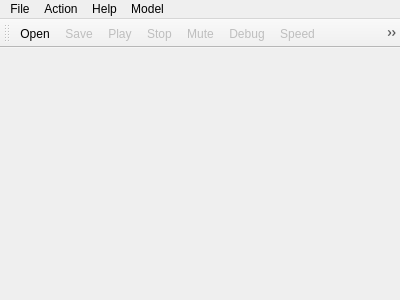
<?xml version="1.0" encoding="UTF-8"?>
<ui version="4.0">
 <class>MainWindow</class>
 <widget class="QMainWindow" name="MainWindow">
  <property name="geometry">
   <rect>
    <x>0</x>
    <y>0</y>
    <width>400</width>
    <height>300</height>
   </rect>
  </property>
  <property name="minimumSize">
   <size>
    <width>160</width>
    <height>172</height>
   </size>
  </property>
  <property name="windowTitle">
   <string>MainWindow</string>
  </property>
  <widget class="QWidget" name="centralWidget">
   <layout class="QVBoxLayout" name="verticalLayout"/>
  </widget>
  <widget class="QMenuBar" name="menuBar">
   <property name="geometry">
    <rect>
     <x>0</x>
     <y>0</y>
     <width>400</width>
     <height>22</height>
    </rect>
   </property>
   <widget class="QMenu" name="menuFile">
    <property name="title">
     <string>File</string>
    </property>
    <addaction name="actionOpen"/>
    <addaction name="actionSave"/>
    <addaction name="actionSnapshot"/>
    <addaction name="actionLoad_Snapshot"/>
   </widget>
   <widget class="QMenu" name="menuAction">
    <property name="title">
     <string>Action</string>
    </property>
    <addaction name="actionPlay"/>
    <addaction name="actionStop"/>
    <addaction name="actionMute"/>
    <addaction name="actionSpeed"/>
   </widget>
   <widget class="QMenu" name="menuHelp">
    <property name="title">
     <string>Help</string>
    </property>
    <addaction name="actionDebug"/>
   </widget>
   <widget class="QMenu" name="menuModel">
    <property name="title">
     <string>Model</string>
    </property>
    <addaction name="actionDefault"/>
    <addaction name="actionDMG"/>
    <addaction name="actionCGB"/>
   </widget>
   <addaction name="menuFile"/>
   <addaction name="menuAction"/>
   <addaction name="menuHelp"/>
   <addaction name="menuModel"/>
  </widget>
  <widget class="QToolBar" name="mainToolBar">
   <property name="enabled">
    <bool>true</bool>
   </property>
   <property name="iconSize">
    <size>
     <width>16</width>
     <height>16</height>
    </size>
   </property>
   <attribute name="toolBarArea">
    <enum>TopToolBarArea</enum>
   </attribute>
   <attribute name="toolBarBreak">
    <bool>false</bool>
   </attribute>
   <addaction name="actionOpen"/>
   <addaction name="actionSave"/>
   <addaction name="actionPlay"/>
   <addaction name="actionStop"/>
   <addaction name="actionMute"/>
   <addaction name="actionDebug"/>
   <addaction name="actionSpeed"/>
   <addaction name="actionSnapshot"/>
   <addaction name="actionLoad_Snapshot"/>
  </widget>
  <action name="actionOpen">
   <property name="checkable">
    <bool>false</bool>
   </property>
   <property name="checked">
    <bool>false</bool>
   </property>
   <property name="enabled">
    <bool>true</bool>
   </property>
   <property name="icon">
    <iconset resource="resource.qrc">
     <normaloff>:/resources/open.png</normaloff>:/resources/open.png</iconset>
   </property>
   <property name="text">
    <string>Open</string>
   </property>
   <property name="shortcut">
    <string>Ctrl+O</string>
   </property>
  </action>
  <action name="actionPlay">
   <property name="enabled">
    <bool>false</bool>
   </property>
   <property name="icon">
    <iconset resource="resource.qrc">
     <normaloff>:/resources/pause.png</normaloff>:/resources/pause.png</iconset>
   </property>
   <property name="text">
    <string>Play</string>
   </property>
   <property name="shortcut">
    <string>Ctrl+P</string>
   </property>
  </action>
  <action name="actionStop">
   <property name="enabled">
    <bool>false</bool>
   </property>
   <property name="icon">
    <iconset resource="resource.qrc">
     <normaloff>:/resources/stop.png</normaloff>:/resources/stop.png</iconset>
   </property>
   <property name="text">
    <string>Stop</string>
   </property>
   <property name="shortcut">
    <string>Ctrl+S</string>
   </property>
  </action>
  <action name="actionMute">
   <property name="enabled">
    <bool>false</bool>
   </property>
   <property name="icon">
    <iconset resource="resource.qrc">
     <normaloff>:/resources/sound.png</normaloff>:/resources/sound.png</iconset>
   </property>
   <property name="text">
    <string>Mute</string>
   </property>
   <property name="shortcut">
    <string>Ctrl+M</string>
   </property>
  </action>
  <action name="actionDebug">
   <property name="enabled">
    <bool>false</bool>
   </property>
   <property name="icon">
    <iconset resource="resource.qrc">
     <normaloff>:/resources/bug.png</normaloff>:/resources/bug.png</iconset>
   </property>
   <property name="text">
    <string>Debug</string>
   </property>
   <property name="shortcut">
    <string>Ctrl+D</string>
   </property>
  </action>
  <action name="actionSave">
   <property name="enabled">
    <bool>false</bool>
   </property>
   <property name="icon">
    <iconset resource="resource.qrc">
     <normaloff>:/resources/save.png</normaloff>:/resources/save.png</iconset>
   </property>
   <property name="text">
    <string>Save</string>
   </property>
  </action>
  <action name="actionSpeed">
   <property name="enabled">
    <bool>false</bool>
   </property>
   <property name="icon">
    <iconset resource="resource.qrc">
     <normaloff>:/resources/speed.png</normaloff>:/resources/speed.png</iconset>
   </property>
   <property name="text">
    <string>Speed</string>
   </property>
  </action>
  <action name="actionSnapshot">
   <property name="enabled">
    <bool>false</bool>
   </property>
   <property name="icon">
    <iconset resource="resource.qrc">
     <normaloff>:/resources/create_snapshot.png</normaloff>:/resources/create_snapshot.png</iconset>
   </property>
   <property name="text">
    <string>Snapshot</string>
   </property>
  </action>
  <action name="actionLoad_Snapshot">
   <property name="enabled">
    <bool>false</bool>
   </property>
   <property name="icon">
    <iconset resource="resource.qrc">
     <normaloff>:/resources/load_snapshot.png</normaloff>:/resources/load_snapshot.png</iconset>
   </property>
   <property name="text">
    <string>Load Snapshot</string>
   </property>
  </action>
  <action name="actionDefault">
   <property name="checkable">
    <bool>true</bool>
   </property>
   <property name="checked">
    <bool>true</bool>
   </property>
   <property name="text">
    <string>Default</string>
   </property>
  </action>
  <action name="actionDMG">
   <property name="checkable">
    <bool>true</bool>
   </property>
   <property name="text">
    <string>DMG</string>
   </property>
  </action>
  <action name="actionCGB">
   <property name="checkable">
    <bool>true</bool>
   </property>
   <property name="text">
    <string>CGB</string>
   </property>
  </action>
 </widget>
 <layoutdefault spacing="6" margin="11"/>
 <resources>
  <include location="resource.qrc"/>
 </resources>
 <connections/>
</ui>
